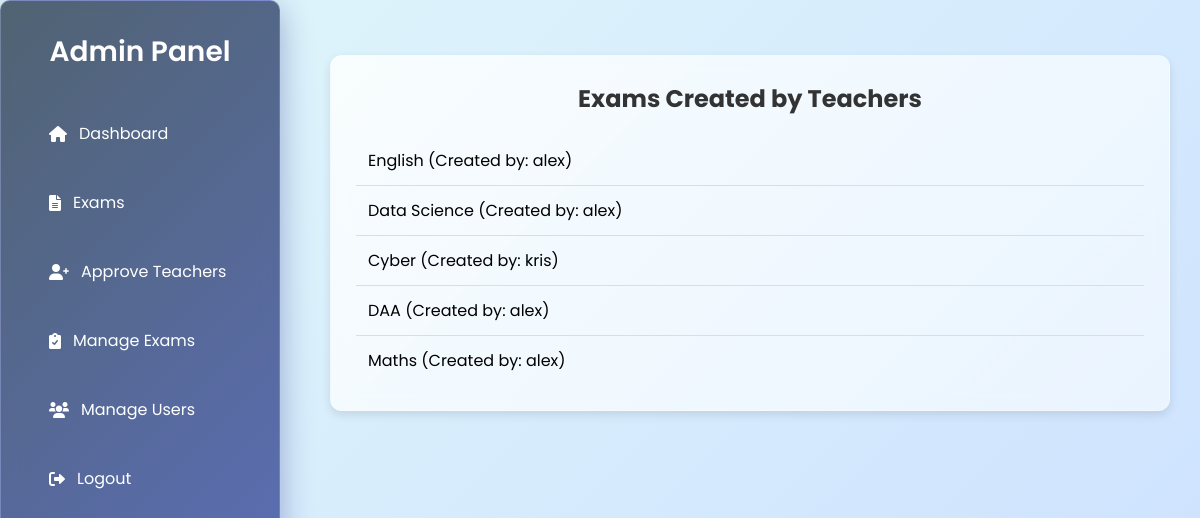
The page /manage_exams/ (signed in) on the database its author committed.
### Exam/models.py (models this page shows, shortened)
class Exam(models.Model):
    STATUS_CHOICES = [
        ('pending', 'Pending'),
        ('approved', 'Approved'),
        ('rejected', 'Rejected'),
    ]
    subject = models.CharField(max_length=255)
    time_limit = models.IntegerField()
    duration = models.IntegerField(null=True, blank=True)
    rules = models.TextField(default="No specific rules.")
    date = models.DateField()
    expiry_date = models.DateField(default=now)
    created_by = models.ForeignKey(User, on_delete=models.CASCADE, related_name="created_exams")
    created_at = models.DateTimeField(auto_now_add=True)
    updated_at = models.DateTimeField(auto_now=True)  # ✅ Track modifications
    passing_grade = models.IntegerField(default=50)
    approval_status = models.CharField(
        max_length=10,
        choices=STATUS_CHOICES,
        default='pending'
    )

### Exam/views.py (the view)
# urls.py: path('manage_exams/', views.manage_exams, name='manage_exams'),
@login_required
@user_passes_test(is_admin)
def manage_exams(request):
    exams = Exam.objects.all()
    return render(request, 'manage_exams.html', {'exams': exams})

### Exam/views.py (called while the page is built)
def is_admin(user):
    return user.is_authenticated and user.is_superuser

### Exam/templates/manage_exams.html (shortened to what this page needs)
<!DOCTYPE html>
<html lang="en">
<head>
    <link rel="stylesheet" href="https://cdnjs.cloudflare.com/ajax/libs/font-awesome/6.0.0/css/all.min.css">
</head>
<body>
    <div class="sidebar">
        <h2>Admin Panel</h2>
        <ul>
            <li><a href="{% url 'admindashboard' %}"><i class="fas fa-home"></i> Dashboard</a></li>
            <li><a href="{% url 'manage_exams' %}"><i class="fas fa-file-alt"></i>Exams</a></li>
            <li><a href="{% url 'teacher_pending' %}"><i class="fas fa-user-plus"></i> Approve Teachers</a></li>
            <li><a href="{% url 'exam_approval' %}"><i class="fas fa-clipboard-check"></i> Manage Exams</a></li>
            <li><a href="{% url 'manage_users' %}"><i class="fas fa-users"></i> Manage Users</a></li>
            <li><a href="{% url 'user_logout' %}"><i class="fas fa-sign-out-alt"></i> Logout</a></li>
        </ul>
    </div>
    <div class="main-content">
        <div class="container">
            <h2>Exams Created by Teachers</h2>
            {% if exams %}
                {% for exam in exams %}
                    <div class="exam-item">
                        <span>{{ exam.subject }} (Created by: {{ exam.created_by.username }})</span>
                    </div>
                {% endfor %}
            {% else %}
                <p class="empty-message">No exams available.</p>
            {% endif %}
        </div>
    </div>
</body>
</html>

### Exam/templates/manage_exams.html (style rules this page uses)
* { margin: 0; padding: 0; box-sizing: border-box; font-family: 'Poppins', sans-serif; }
body { display: flex; min-height: 100vh; background: linear-gradient(135deg, #e0f7fa, #cce0ff); }
.sidebar { width: 280px; background: linear-gradient(135deg, rgba(44, 62, 80, 0.8), rgba(63, 81, 181, 0.8)); color: white; padding: 30px; position: fixed; height: 100%; display: flex; flex-direction: column; backdrop-filter: blur(10px); box-shadow: 0 8px 32px 0 rgba(31, 38, 135, 0.37); border-radius: 10px; border: 1px solid rgba(255, 255, 255, 0.18); }
.sidebar h2 { text-align: center; margin-bottom: 30px; font-size: 28px; font-weight: 600; color: white; }
.sidebar ul { list-style: none; padding: 0; flex-grow: 1; }
.sidebar ul li { padding: 18px; transition: 0.3s; border-radius: 8px; margin-bottom: 8px; }
.sidebar ul li a { text-decoration: none; color: white; display: flex; align-items: center; gap: 12px; font-size: 16px; }
.main-content { margin-left: 300px; padding: 30px; flex-grow: 1; }
.container { background: linear-gradient(135deg, rgba(255, 255, 255, 0.8), rgba(240, 248, 255, 0.8)); padding: 25px; border-radius: 12px; box-shadow: 0 4px 10px rgba(0, 0, 0, 0.1); margin-top: 25px; backdrop-filter: blur(10px); border: 1px solid rgba(255, 255, 255, 0.18); }
h2 { color: #333; text-align: center; margin-bottom: 20px; font-size: 24px; }
.exam-item { display: flex; justify-content: space-between; align-items: center; padding: 12px; border-bottom: 1px solid #ddd; transition: background 0.3s ease, transform 0.2s ease; cursor: pointer; position: relative; }
.exam-item:last-child { border-bottom: none; }

### rows shown on the page
Exam: subject "English", created_by.username "alex"
Exam: subject "Data Science", created_by.username "alex"
Exam: subject "Cyber", created_by.username "kris"
Exam: subject "DAA", created_by.username "alex"
Exam: subject "Maths", created_by.username "alex"
